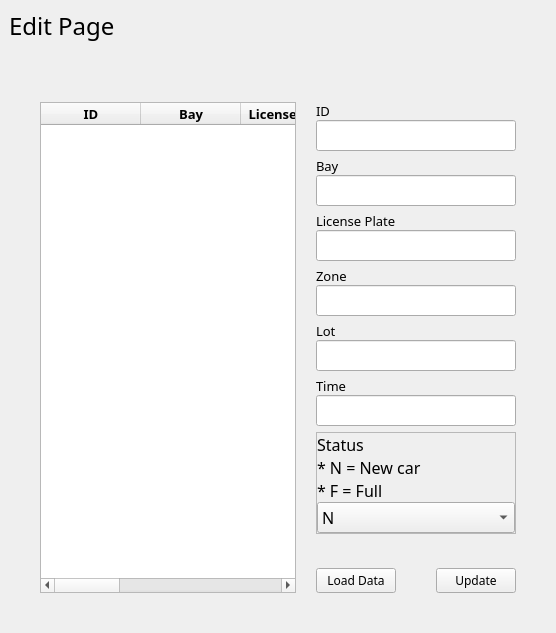
         <widget class="QWidget" name="edit_page">
          <property name="font">
           <font>
            <family>Mitr SemiBold</family>
           </font>
          </property>
          <layout class="QVBoxLayout" name="verticalLayout_9">
           <property name="spacing">
            <number>10</number>
           </property>
           <property name="leftMargin">
            <number>0</number>
           </property>
           <property name="topMargin">
            <number>0</number>
           </property>
           <property name="rightMargin">
            <number>0</number>
           </property>
           <property name="bottomMargin">
            <number>0</number>
           </property>
           <item>
            <widget class="QFrame" name="edit_header_frame">
             <property name="font">
              <font>
               <family>Mitr SemiBold</family>
              </font>
             </property>
             <property name="frameShape">
              <enum>QFrame::NoFrame</enum>
             </property>
             <property name="frameShadow">
              <enum>QFrame::Raised</enum>
             </property>
             <layout class="QHBoxLayout" name="horizontalLayout_7">
              <item>
               <widget class="QLabel" name="label_31">
                <property name="font">
                 <font>
                  <family>Mitr SemiBold</family>
                  <pointsize>18</pointsize>
                 </font>
                </property>
                <property name="text">
                 <string>Edit Page</string>
                </property>
               </widget>
              </item>
             </layout>
            </widget>
           </item>
           <item>
            <widget class="QFrame" name="edit_body_frame">
             <property name="frameShape">
              <enum>QFrame::NoFrame</enum>
             </property>
             <property name="frameShadow">
              <enum>QFrame::Raised</enum>
             </property>
             <layout class="QVBoxLayout" name="verticalLayout_32">
              <property name="leftMargin">
               <number>20</number>
              </property>
              <property name="topMargin">
               <number>20</number>
              </property>
              <property name="rightMargin">
               <number>20</number>
              </property>
              <property name="bottomMargin">
               <number>20</number>
              </property>
              <item>
               <widget class="QFrame" name="frame_14">
                <property name="font">
                 <font>
                  <family>Mitr SemiBold</family>
                 </font>
                </property>
                <property name="frameShape">
                 <enum>QFrame::NoFrame</enum>
                </property>
                <property name="frameShadow">
                 <enum>QFrame::Raised</enum>
                </property>
                <layout class="QHBoxLayout" name="horizontalLayout_9">
                 <property name="spacing">
                  <number>20</number>
                 </property>
                 <property name="leftMargin">
                  <number>20</number>
                 </property>
                 <property name="topMargin">
                  <number>20</number>
                 </property>
                 <property name="rightMargin">
                  <number>20</number>
                 </property>
                 <property name="bottomMargin">
                  <number>20</number>
                 </property>
                 <item>
                  <widget class="QTableWidget" name="tableWidget">
                   <property name="font">
                    <font>
                     <family>Mitr SemiBold</family>
                     <pointsize>10</pointsize>
                     <weight>75</weight>
                     <bold>true</bold>
                    </font>
                   </property>
                   <column>
                    <property name="text">
                     <string>ID</string>
                    </property>
                   </column>
                   <column>
                    <property name="text">
                     <string>Bay</string>
                    </property>
                   </column>
                   <column>
                    <property name="text">
                     <string>License Plate</string>
                    </property>
                   </column>
                   <column>
                    <property name="text">
                     <string>Zone</string>
                    </property>
                   </column>
                   <column>
                    <property name="text">
                     <string>Lot</string>
                    </property>
                   </column>
                   <column>
                    <property name="text">
                     <string>Status</string>
                    </property>
                   </column>
                   <column>
                    <property name="text">
                     <string>Time</string>
                    </property>
                   </column>
                  </widget>
                 </item>
                 <item>
                  <widget class="QFrame" name="frame_23">
                   <property name="maximumSize">
                    <size>
                     <width>200</width>
                     <height>16777215</height>
                    </size>
                   </property>
                   <property name="frameShape">
                    <enum>QFrame::NoFrame</enum>
                   </property>
                   <property name="frameShadow">
                    <enum>QFrame::Raised</enum>
                   </property>
                   <layout class="QVBoxLayout" name="verticalLayout_11">
                    <property name="spacing">
                     <number>6</number>
                    </property>
                    <property name="leftMargin">
                     <number>0</number>
                    </property>
                    <property name="topMargin">
                     <number>0</number>
                    </property>
                    <property name="rightMargin">
                     <number>0</number>
                    </property>
                    <property name="bottomMargin">
                     <number>0</number>
                    </property>
                    <item>
                     <widget class="QFrame" name="frame_24">
                      <property name="frameShape">
                       <enum>QFrame::NoFrame</enum>
                      </property>
                      <property name="frameShadow">
                       <enum>QFrame::Raised</enum>
                      </property>
                      <layout class="QVBoxLayout" name="verticalLayout_26">
                       <property name="spacing">
                        <number>0</number>
                       </property>
                       <property name="leftMargin">
                        <number>0</number>
                       </property>
                       <property name="topMargin">
                        <number>0</number>
                       </property>
                       <property name="rightMargin">
                        <number>0</number>
                       </property>
                       <property name="bottomMargin">
                        <number>0</number>
                       </property>
                       <item>
                        <widget class="QLabel" name="label_22">
                         <property name="maximumSize">
                          <size>
                           <width>16777215</width>
                           <height>20</height>
                          </size>
                         </property>
                         <property name="font">
                          <font>
                           <family>Mitr SemiBold</family>
                           <pointsize>10</pointsize>
                          </font>
                         </property>
                         <property name="text">
                          <string>ID</string>
                         </property>
                        </widget>
                       </item>
                       <item>
                        <widget class="QLineEdit" name="id_edit">
                         <property name="font">
                          <font>
                           <family>Mitr SemiBold</family>
                           <pointsize>12</pointsize>
                          </font>
                         </property>
                         <property name="styleSheet">
                          <string notr="true">border-color: rgb(0, 255, 0);</string>
                         </property>
                        </widget>
                       </item>
                      </layout>
                     </widget>
                    </item>
                    <item>
                     <widget class="QFrame" name="frame_26">
                      <property name="frameShape">
                       <enum>QFrame::NoFrame</enum>
                      </property>
                      <property name="frameShadow">
                       <enum>QFrame::Raised</enum>
                      </property>
                      <layout class="QVBoxLayout" name="verticalLayout_28">
                       <property name="spacing">
                        <number>0</number>
                       </property>
                       <property name="leftMargin">
                        <number>0</number>
                       </property>
                       <property name="topMargin">
                        <number>0</number>
                       </property>
                       <property name="rightMargin">
                        <number>0</number>
                       </property>
                       <property name="bottomMargin">
                        <number>0</number>
                       </property>
                       <item>
                        <widget class="QLabel" name="label_24">
                         <property name="maximumSize">
                          <size>
                           <width>16777215</width>
                           <height>20</height>
                          </size>
                         </property>
                         <property name="font">
                          <font>
                           <family>Mitr SemiBold</family>
                           <pointsize>10</pointsize>
                          </font>
                         </property>
                         <property name="text">
                          <string>Bay</string>
                         </property>
                        </widget>
                       </item>
                       <item>
                        <widget class="QLineEdit" name="bay_edit">
                         <property name="font">
                          <font>
                           <family>Mitr SemiBold</family>
                           <pointsize>12</pointsize>
                          </font>
                         </property>
                        </widget>
                       </item>
                      </layout>
                     </widget>
                    </item>
                    <item>
                     <widget class="QFrame" name="frame_28">
                      <property name="frameShape">
                       <enum>QFrame::NoFrame</enum>
                      </property>
                      <property name="frameShadow">
                       <enum>QFrame::Raised</enum>
                      </property>
                      <layout class="QVBoxLayout" name="verticalLayout_30">
                       <property name="spacing">
                        <number>0</number>
                       </property>
                       <property name="leftMargin">
                        <number>0</number>
                       </property>
                       <property name="topMargin">
                        <number>0</number>
                       </property>
                       <property name="rightMargin">
                        <number>0</number>
                       </property>
                       <property name="bottomMargin">
                        <number>0</number>
                       </property>
                       <item>
                        <widget class="QLabel" name="label_26">
                         <property name="maximumSize">
                          <size>
                           <width>16777215</width>
                           <height>20</height>
                          </size>
                         </property>
                         <property name="font">
                          <font>
                           <family>Mitr SemiBold</family>
                           <pointsize>10</pointsize>
                          </font>
                         </property>
                         <property name="text">
                          <string>License Plate</string>
                         </property>
                        </widget>
                       </item>
                       <item>
                        <widget class="QLineEdit" name="license_edit">
                         <property name="font">
                          <font>
                           <family>Mitr SemiBold</family>
                           <pointsize>12</pointsize>
                          </font>
                         </property>
                        </widget>
                       </item>
                      </layout>
                     </widget>
                    </item>
                    <item>
                     <widget class="QFrame" name="frame_25">
                      <property name="frameShape">
                       <enum>QFrame::NoFrame</enum>
                      </property>
                      <property name="frameShadow">
                       <enum>QFrame::Raised</enum>
                      </property>
                      <layout class="QVBoxLayout" name="verticalLayout_27">
                       <property name="spacing">
                        <number>0</number>
                       </property>
                       <property name="leftMargin">
                        <number>0</number>
                       </property>
                       <property name="topMargin">
                        <number>0</number>
                       </property>
                       <property name="rightMargin">
                        <number>0</number>
                       </property>
                       <property name="bottomMargin">
                        <number>0</number>
                       </property>
                       <item>
                        <widget class="QLabel" name="label_23">
                         <property name="maximumSize">
                          <size>
                           <width>16777215</width>
                           <height>20</height>
                          </size>
                         </property>
                         <property name="font">
                          <font>
                           <family>Mitr SemiBold</family>
                           <pointsize>10</pointsize>
                          </font>
                         </property>
                         <property name="text">
                          <string>Zone</string>
                         </property>
                        </widget>
                       </item>
                       <item>
                        <widget class="QLineEdit" name="zone_edit">
                         <property name="font">
                          <font>
                           <family>Mitr SemiBold</family>
                           <pointsize>12</pointsize>
                          </font>
                         </property>
                        </widget>
                       </item>
                      </layout>
                     </widget>
                    </item>
                    <item>
                     <widget class="QFrame" name="frame_27">
                      <property name="frameShape">
                       <enum>QFrame::NoFrame</enum>
                      </property>
                      <property name="frameShadow">
                       <enum>QFrame::Raised</enum>
                      </property>
                      <layout class="QVBoxLayout" name="verticalLayout_29">
                       <property name="spacing">
                        <number>0</number>
                       </property>
                       <property name="leftMargin">
                        <number>0</number>
                       </property>
                       <property name="topMargin">
                        <number>0</number>
                       </property>
                       <property name="rightMargin">
                        <number>0</number>
                       </property>
                       <property name="bottomMargin">
                        <number>0</number>
                       </property>
                       <item>
                        <widget class="QLabel" name="label_25">
                         <property name="maximumSize">
                          <size>
                           <width>16777215</width>
                           <height>20</height>
                          </size>
                         </property>
                         <property name="font">
                          <font>
                           <family>Mitr SemiBold</family>
                           <pointsize>10</pointsize>
                          </font>
                         </property>
                         <property name="text">
                          <string>Lot</string>
                         </property>
                        </widget>
                       </item>
                       <item>
                        <widget class="QLineEdit" name="lot_edit">
                         <property name="font">
                          <font>
                           <family>Mitr SemiBold</family>
                           <pointsize>12</pointsize>
                          </font>
                         </property>
                        </widget>
                       </item>
                      </layout>
                     </widget>
                    </item>
                    <item>
                     <widget class="QFrame" name="time_check_frame">
                      <property name="frameShape">
                       <enum>QFrame::NoFrame</enum>
                      </property>
                      <property name="frameShadow">
                       <enum>QFrame::Raised</enum>
                      </property>
                      <layout class="QVBoxLayout" name="verticalLayout_100">
                       <property name="spacing">
                        <number>0</number>
                       </property>
                       <property name="leftMargin">
                        <number>0</number>
                       </property>
                       <property name="topMargin">
                        <number>0</number>
                       </property>
                       <property name="rightMargin">
                        <number>0</number>
                       </property>
                       <property name="bottomMargin">
                        <number>0</number>
                       </property>
                       <item>
                        <widget class="QLabel" name="time_label">
                         <property name="maximumSize">
                          <size>
                           <width>16777215</width>
                           <height>20</height>
                          </size>
                         </property>
                         <property name="font">
                          <font>
                           <family>Mitr SemiBold</family>
                           <pointsize>10</pointsize>
                          </font>
                         </property>
                         <property name="text">
                          <string>Time</string>
                         </property>
                        </widget>
                       </item>
                       <item>
                        <widget class="QLineEdit" name="time_edit">
                         <property name="font">
                          <font>
                           <family>Mitr SemiBold</family>
                           <pointsize>12</pointsize>
                          </font>
                         </property>
                        </widget>
                       </item>
                      </layout>
                     </widget>
                    </item>
                    <item>
                     <widget class="QFrame" name="frame_29">
                      <property name="frameShape">
                       <enum>QFrame::StyledPanel</enum>
                      </property>
                      <property name="frameShadow">
                       <enum>QFrame::Raised</enum>
                      </property>
                      <layout class="QVBoxLayout" name="verticalLayout_31">
                       <property name="spacing">
                        <number>0</number>
                       </property>
                       <property name="leftMargin">
                        <number>0</number>
                       </property>
                       <property name="topMargin">
                        <number>0</number>
                       </property>
                       <property name="rightMargin">
                        <number>0</number>
                       </property>
                       <property name="bottomMargin">
                        <number>0</number>
                       </property>
                       <item>
                        <widget class="QLabel" name="label_27">
                         <property name="font">
                          <font>
                           <family>Mitr SemiBold</family>
                           <pointsize>12</pointsize>
                          </font>
                         </property>
                         <property name="text">
                          <string>Status</string>
                         </property>
                        </widget>
                       </item>
                       <item>
                        <widget class="QLabel" name="label_28">
                         <property name="font">
                          <font>
                           <family>Mitr SemiBold</family>
                           <pointsize>12</pointsize>
                          </font>
                         </property>
                         <property name="text">
                          <string>* N = New car</string>
                         </property>
                        </widget>
                       </item>
                       <item>
                        <widget class="QLabel" name="label_29">
                         <property name="font">
                          <font>
                           <family>Mitr SemiBold</family>
                           <pointsize>12</pointsize>
                          </font>
                         </property>
                         <property name="text">
                          <string>* F = Full</string>
                         </property>
                        </widget>
                       </item>
                       <item>
                        <widget class="QComboBox" name="status_combobox">
                         <property name="font">
                          <font>
                           <family>Mitr SemiBold</family>
                           <pointsize>12</pointsize>
                          </font>
                         </property>
                         <item>
                          <property name="text">
                           <string>N</string>
                          </property>
                         </item>
                         <item>
                          <property name="text">
                           <string>F</string>
                          </property>
                         </item>
                        </widget>
                       </item>
                      </layout>
                     </widget>
                    </item>
                    <item>
                     <widget class="QLabel" name="status_update_check_label">
                      <property name="font">
                       <font>
                        <family>Mitr SemiBold</family>
                        <pointsize>12</pointsize>
                       </font>
                      </property>
                      <property name="styleSheet">
                       <string notr="true">color: rgb(0, 170, 0);</string>
                      </property>
                      <property name="text">
                       <string/>
                      </property>
                     </widget>
                    </item>
                    <item>
                     <widget class="QFrame" name="frame_30">
                      <property name="maximumSize">
                       <size>
                        <width>16777215</width>
                        <height>50</height>
                       </size>
                      </property>
                      <property name="frameShape">
                       <enum>QFrame::NoFrame</enum>
                      </property>
                      <property name="frameShadow">
                       <enum>QFrame::Raised</enum>
                      </property>
                      <layout class="QHBoxLayout" name="horizontalLayout_18">
                       <property name="spacing">
                        <number>0</number>
                       </property>
                       <property name="leftMargin">
                        <number>0</number>
                       </property>
                       <property name="topMargin">
                        <number>0</number>
                       </property>
                       <property name="rightMargin">
                        <number>0</number>
                       </property>
                       <property name="bottomMargin">
                        <number>0</number>
                       </property>
                       <item>
                        <widget class="QPushButton" name="loaddb_btn">
                         <property name="font">
                          <font>
                           <family>Mitr SemiBold</family>
                          </font>
                         </property>
                         <property name="cursor">
                          <cursorShape>PointingHandCursor</cursorShape>
                         </property>
                         <property name="text">
                          <string>Load Data</string>
                         </property>
                        </widget>
                       </item>
                       <item>
                        <spacer name="horizontalSpacer_8">
                         <property name="orientation">
                          <enum>Qt::Horizontal</enum>
                         </property>
                         <property name="sizeHint" stdset="0">
                          <size>
                           <width>40</width>
                           <height>20</height>
                          </size>
                         </property>
                        </spacer>
                       </item>
                       <item>
                        <widget class="QPushButton" name="update_btn">
                         <property name="font">
                          <font>
                           <family>Mitr SemiBold</family>
                          </font>
                         </property>
                         <property name="cursor">
                          <cursorShape>PointingHandCursor</cursorShape>
                         </property>
                         <property name="text">
                          <string>Update</string>
                         </property>
                        </widget>
                       </item>
                      </layout>
                     </widget>
                    </item>
                   </layout>
                  </widget>
                 </item>
                </layout>
               </widget>
              </item>
             </layout>
            </widget>
           </item>
          </layout>
         </widget>
